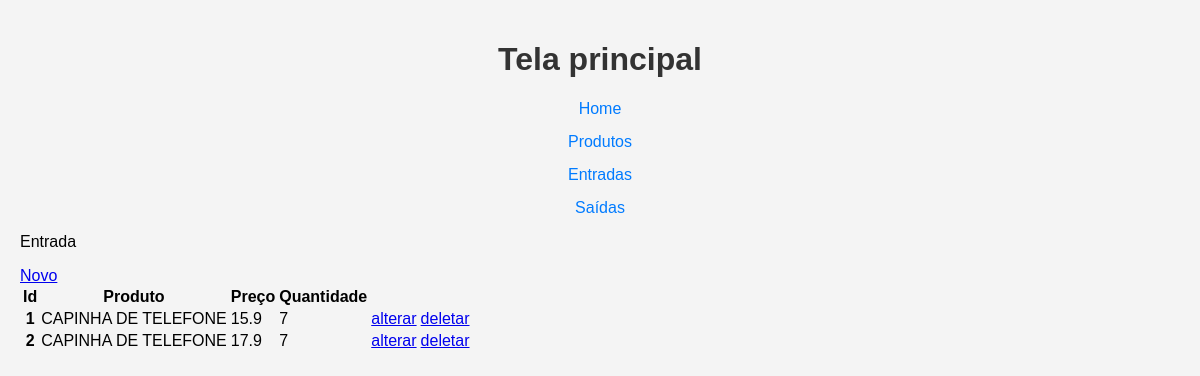
/entrada/list_entrada/, run on an earlier commit of the app's database.
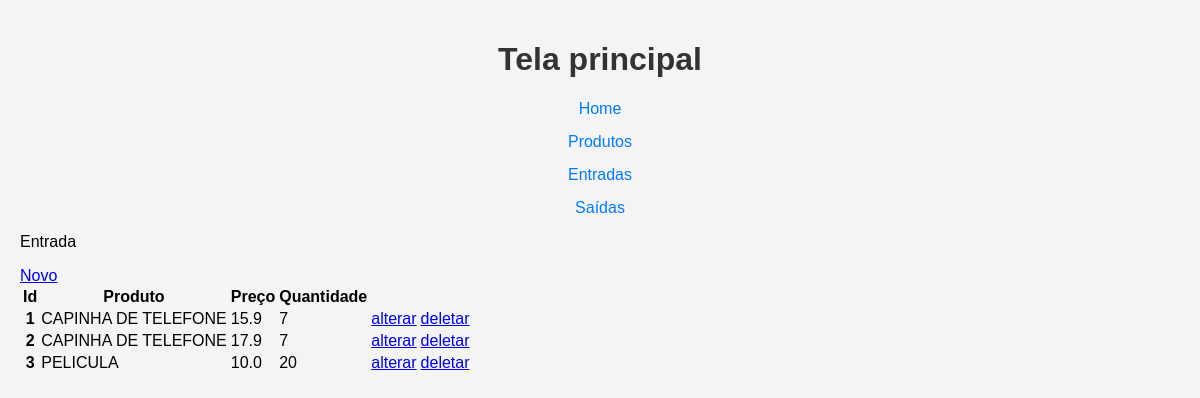
And on a later commit of the database.
### entrada/models.py (models this page shows)
class Entradas(models.Model):
    produto = models.ForeignKey(Produtos, on_delete=models.CASCADE, verbose_name='Produto')
    preco = models.FloatField('Preço', default=0)
    quantidade = models.IntegerField('Quantidade', default=0)
    criado = models.DateTimeField('Criado em', auto_now_add=True)
    modificado = models.DateTimeField('Modificado em',auto_now=True)

### produto/models.py (models this page shows, shortened)
class Produtos(models.Model):
    produto = models.CharField('Produto', max_length=200)
    cor = models.ForeignKey(Cores, on_delete=models.PROTECT, verbose_name='Cor')
    descricao = models.TextField('Descrição', blank=True)
    preco = models.FloatField('Preço', default=0)
    quantidade = models.IntegerField('Quantidade', default=0)
    criado = models.DateTimeField('Criado em', auto_now_add=True)
    modificado = models.DateTimeField('Modificado em', auto_now=True)
    def __str__(self):
        return self.produto
    class Meta:
        verbose_name = 'Produto'
        verbose_name_plural = 'Produtos'
        ordering = ['-produto']

### entrada/views.py (the view)
# urls.py: path('list_entrada/', list_entrada, name='list_entrada'),
def list_entrada(request):
    entradas = Entradas.objects.all()
    template_name = 'list_entrada.html'
    context = {
    'entradas': entradas,
}
    return render(request, template_name, context)

### entrada/templates/list_entrada.html
{% extends 'base.html' %}
{% block content %}
<p>Entrada</p>
<a class="button is-primary" href="{% url 'entrada:new_entrada' %}">Novo</a>
<table class="table">
    <thead>
        <tr>
            <th>Id</th>
            <th>Produto</th>
            <th>Preço</th>
            <th>Quantidade</th>
            <th></th>
        </tr>
    </thead>
<tbody>
    {% for entrada in entradas %}
    <tr>
        <th>{{ entrada.id }}</th>
        <td>{{ entrada.produto }}</td>
        <td>{{ entrada.preco }}</td>
        <td>{{ entrada.quantidade }}</td>
        <td><a class="button is-primary" href="{% url 'entrada:update_entrada' entrada.id %}">alterar</a></td>
        <td><a class="button is-primary" href="{% url 'entrada:delete_entrada' entrada.id %}">deletar</a></td>
    </tr>
    {% endfor %}
    </tbody>
    </table>
    {% endblock %}

What changed in the data, as far as the page shows it:
added Entradas: id "3", produto "PELICULA", preco "10.0", quantidade "20"
